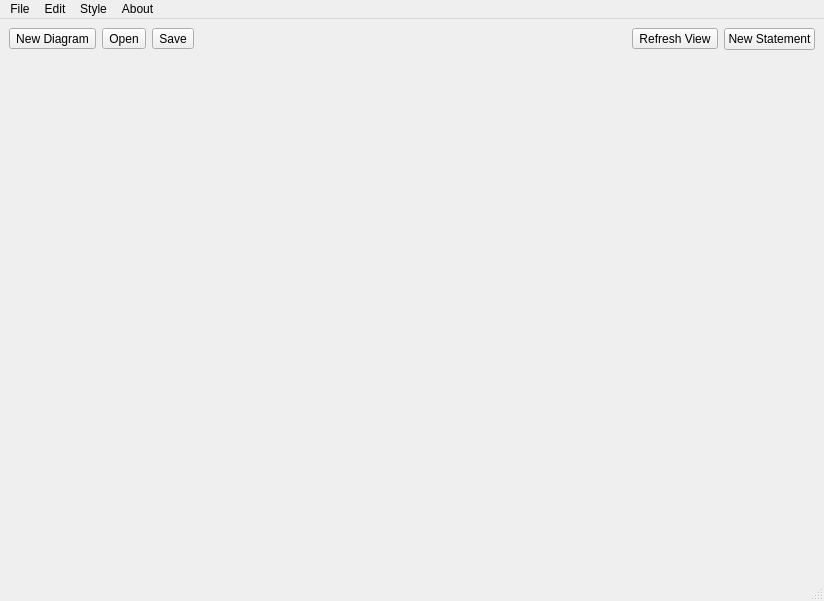
<?xml version="1.0" encoding="UTF-8"?>
<ui version="4.0">
 <class>MainWindow</class>
 <widget class="QMainWindow" name="MainWindow">
  <property name="geometry">
   <rect>
    <x>0</x>
    <y>0</y>
    <width>824</width>
    <height>601</height>
   </rect>
  </property>
  <property name="windowTitle">
   <string>MainWindow</string>
  </property>
  <property name="toolButtonStyle">
   <enum>Qt::ToolButtonIconOnly</enum>
  </property>
  <widget class="QWidget" name="centralwidget">
   <property name="enabled">
    <bool>true</bool>
   </property>
   <property name="sizePolicy">
    <sizepolicy hsizetype="Maximum" vsizetype="Maximum">
     <horstretch>0</horstretch>
     <verstretch>0</verstretch>
    </sizepolicy>
   </property>
   <property name="maximumSize">
    <size>
     <width>824</width>
     <height>548</height>
    </size>
   </property>
   <property name="layoutDirection">
    <enum>Qt::LeftToRight</enum>
   </property>
   <layout class="QVBoxLayout" name="verticalLayout_2">
    <item>
     <layout class="QVBoxLayout" name="verticalLayout">
      <property name="sizeConstraint">
       <enum>QLayout::SetMaximumSize</enum>
      </property>
      <item>
       <layout class="QHBoxLayout" name="horizontalLayout">
        <item>
         <widget class="QToolButton" name="newButton">
          <property name="text">
           <string>New Diagram</string>
          </property>
          <property name="icon">
           <iconset theme="document-new"/>
          </property>
         </widget>
        </item>
        <item>
         <widget class="QToolButton" name="openButton">
          <property name="text">
           <string>Open</string>
          </property>
          <property name="icon">
           <iconset theme="document-open"/>
          </property>
         </widget>
        </item>
        <item>
         <widget class="QToolButton" name="saveButton">
          <property name="text">
           <string>Save</string>
          </property>
          <property name="icon">
           <iconset theme="document-save"/>
          </property>
         </widget>
        </item>
        <item>
         <spacer name="horizontalSpacer">
          <property name="orientation">
           <enum>Qt::Horizontal</enum>
          </property>
          <property name="sizeType">
           <enum>QSizePolicy::Expanding</enum>
          </property>
          <property name="sizeHint" stdset="0">
           <size>
            <width>40</width>
            <height>20</height>
           </size>
          </property>
         </spacer>
        </item>
        <item>
         <widget class="QToolButton" name="refreshButton">
          <property name="text">
           <string>Refresh View</string>
          </property>
          <property name="icon">
           <iconset theme="view-refresh"/>
          </property>
         </widget>
        </item>
        <item>
         <widget class="QPushButton" name="newStatementButton">
          <property name="text">
           <string>New Statement</string>
          </property>
          <property name="icon">
           <iconset theme="insert-object"/>
          </property>
         </widget>
        </item>
       </layout>
      </item>
      <item>
       <widget class="QWidget" name="widget" native="true">
        <property name="sizePolicy">
         <sizepolicy hsizetype="Expanding" vsizetype="Expanding">
          <horstretch>0</horstretch>
          <verstretch>0</verstretch>
         </sizepolicy>
        </property>
       </widget>
      </item>
     </layout>
    </item>
   </layout>
  </widget>
  <widget class="QMenuBar" name="menubar">
   <property name="geometry">
    <rect>
     <x>0</x>
     <y>0</y>
     <width>824</width>
     <height>28</height>
    </rect>
   </property>
   <widget class="QMenu" name="menuFIle">
    <property name="title">
     <string>File</string>
    </property>
    <widget class="QMenu" name="menuExport">
     <property name="title">
      <string>Export</string>
     </property>
     <addaction name="actionPDF"/>
     <addaction name="actionLaTeX_TikZ"/>
    </widget>
    <addaction name="actionNew"/>
    <addaction name="actionSave"/>
    <addaction name="actionSave_As"/>
    <addaction name="actionOpen"/>
    <addaction name="menuExport"/>
    <addaction name="separator"/>
    <addaction name="actionSettings"/>
    <addaction name="actionQuit"/>
   </widget>
   <widget class="QMenu" name="menuEdit">
    <property name="title">
     <string>Edit</string>
    </property>
    <addaction name="actionCopy"/>
    <addaction name="actionPaste"/>
   </widget>
   <widget class="QMenu" name="menuAbout">
    <property name="title">
     <string>About</string>
    </property>
    <addaction name="actionAbout_OrbitingYeti"/>
    <addaction name="actionNS_Diagrams"/>
   </widget>
   <widget class="QMenu" name="menuStyle">
    <property name="title">
     <string>Style</string>
    </property>
    <addaction name="actionFont"/>
   </widget>
   <addaction name="menuFIle"/>
   <addaction name="menuEdit"/>
   <addaction name="menuStyle"/>
   <addaction name="menuAbout"/>
  </widget>
  <widget class="QStatusBar" name="statusbar"/>
  <action name="actionQuit">
   <property name="text">
    <string>Quit</string>
   </property>
   <property name="shortcut">
    <string>Ctrl+Q</string>
   </property>
  </action>
  <action name="actionAbout_OrbitingYeti">
   <property name="text">
    <string>OrbitingYeti</string>
   </property>
  </action>
  <action name="actionNS_Diagrams">
   <property name="text">
    <string>NS Diagrams</string>
   </property>
  </action>
  <action name="actionNew">
   <property name="text">
    <string>New</string>
   </property>
   <property name="shortcut">
    <string>Ctrl+N</string>
   </property>
  </action>
  <action name="actionSave">
   <property name="text">
    <string>Save</string>
   </property>
   <property name="shortcut">
    <string>Ctrl+S</string>
   </property>
  </action>
  <action name="actionOpen">
   <property name="text">
    <string>Open</string>
   </property>
   <property name="shortcut">
    <string>Ctrl+O</string>
   </property>
  </action>
  <action name="actionOpen_Recent">
   <property name="text">
    <string>Open Recent</string>
   </property>
  </action>
  <action name="actionPDF">
   <property name="text">
    <string>PDF</string>
   </property>
  </action>
  <action name="actionLaTeX_TikZ">
   <property name="text">
    <string>LaTeX TikZ</string>
   </property>
  </action>
  <action name="actionCopy">
   <property name="text">
    <string>Copy</string>
   </property>
   <property name="shortcut">
    <string>Ctrl+C</string>
   </property>
  </action>
  <action name="actionPaste">
   <property name="text">
    <string>Paste</string>
   </property>
   <property name="shortcut">
    <string>Ctrl+V</string>
   </property>
  </action>
  <action name="actionSave_As">
   <property name="text">
    <string>Save As</string>
   </property>
   <property name="shortcut">
    <string>Ctrl+Shift+S</string>
   </property>
  </action>
  <action name="actionFont">
   <property name="text">
    <string>Font</string>
   </property>
  </action>
  <action name="actionSettings">
   <property name="text">
    <string>Settings</string>
   </property>
  </action>
 </widget>
 <resources/>
 <connections/>
</ui>
